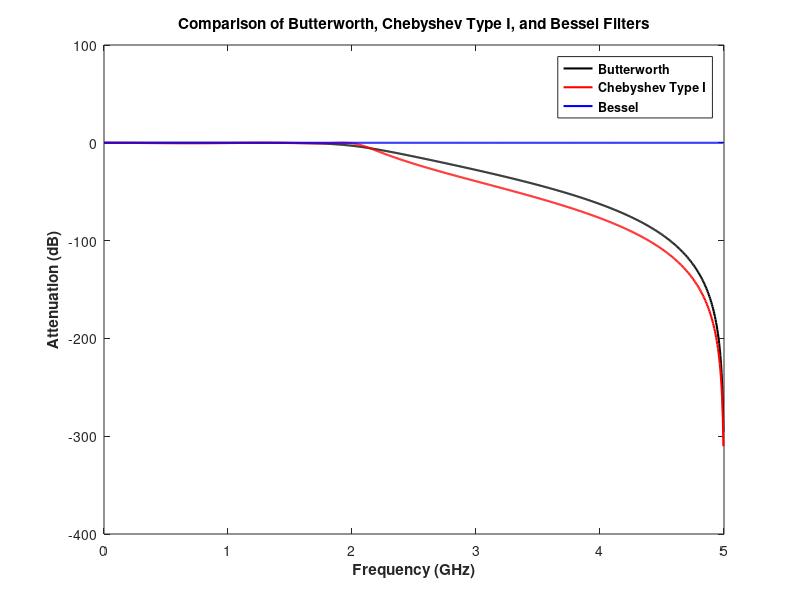

MATLAB code for this plot: (Note: this script raises an error after producing the figure.)
% MATLAB Script to compare Butterworth, Chebyshev I, and Bessel Filters

% Sampling Frequency
fs = 10e9;          % Sampling Frequency (10 GHz)
order = 5;          % Filter Order for all Filters
cutoff = 2e9;       % Cutoff Frequency (2 GHz)

% Normalized Cutoff Frequency for Digital Filter Design
Wn = cutoff / (fs / 2);

% Design Butterworth Filter
[b_butter, a_butter] = butter(order, Wn, 'low');
[H_butter, f] = freqz(b_butter, a_butter, 1024, fs);

% Design Chebyshev Type I Filter
[b_cheby1, a_cheby1] = cheby1(order, 0.5, Wn, 'low');
[H_cheby1, ~] = freqz(b_cheby1, a_cheby1, 1024, fs);

% Design Bessel Filter using Bilinear Transformation
[b_bessel, a_bessel] = besself(order, 2 * pi * cutoff);
[b_bessel_d, a_bessel_d] = bilinear(b_bessel, a_bessel, fs);
[H_bessel, ~] = freqz(b_bessel_d, a_bessel_d, 1024, fs);

% Plotting the Frequency Responses of the Filters
figure;
plot(f/1e9, 20*log10(abs(H_butter)), 'k', 'LineWidth', 1.5); % Butterworth (Black)
hold on;
plot(f/1e9, 20*log10(abs(H_cheby1)), 'r', 'LineWidth', 1.5); % Chebyshev I (Red)
plot(f/1e9, 20*log10(abs(H_bessel)), 'b', 'LineWidth', 1.5); % Bessel (Blue)
hold off;

% Plot Customizations
title('Comparison of Butterworth, Chebyshev Type I, and Bessel Filters', 'FontWeight', 'bold');
xlabel('Frequency (GHz)', 'FontWeight', 'bold');
ylabel('Attenuation (dB)', 'FontWeight', 'bold');
legend({'Butterworth', 'Chebyshev Type I', 'Bessel'}, 'FontWeight', 'bold', 'Location', 'Best');

ax = gca;
ax.XAxis.FontWeight = 'bold';
ax.YAxis.FontWeight = 'bold';

grid on;
ylim([-45 5]); % Set Y-Axis Range
xlim([0 5]); % Set X-Axis Range
